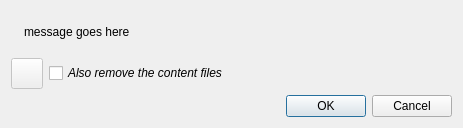
<?xml version="1.0" encoding="UTF-8"?>
<ui version="4.0">
 <class>DeletionConfirmationDialog</class>
 <widget class="QDialog" name="DeletionConfirmationDialog">
  <property name="geometry">
   <rect>
    <x>0</x>
    <y>0</y>
    <width>463</width>
    <height>128</height>
   </rect>
  </property>
  <property name="sizePolicy">
   <sizepolicy hsizetype="MinimumExpanding" vsizetype="MinimumExpanding">
    <horstretch>0</horstretch>
    <verstretch>0</verstretch>
   </sizepolicy>
  </property>
  <property name="windowTitle">
   <string>Remove torrent(s)</string>
  </property>
  <layout class="QVBoxLayout" name="verticalLayout">
   <item>
    <layout class="QHBoxLayout" name="horizontalLayout">
     <item>
      <widget class="QLabel" name="labelWarning">
       <property name="sizePolicy">
        <sizepolicy hsizetype="Preferred" vsizetype="Preferred">
         <horstretch>0</horstretch>
         <verstretch>0</verstretch>
        </sizepolicy>
       </property>
       <property name="text">
        <string/>
       </property>
      </widget>
     </item>
     <item>
      <widget class="QLabel" name="label">
       <property name="sizePolicy">
        <sizepolicy hsizetype="MinimumExpanding" vsizetype="MinimumExpanding">
         <horstretch>0</horstretch>
         <verstretch>0</verstretch>
        </sizepolicy>
       </property>
       <property name="text">
        <string notr="true">message goes here</string>
       </property>
       <property name="alignment">
        <set>Qt::AlignmentFlag::AlignLeading|Qt::AlignmentFlag::AlignLeft|Qt::AlignmentFlag::AlignVCenter</set>
       </property>
       <property name="wordWrap">
        <bool>true</bool>
       </property>
      </widget>
     </item>
    </layout>
   </item>
   <item>
    <layout class="QHBoxLayout" name="horizontalLayout_2">
     <item>
      <widget class="QToolButton" name="rememberBtn">
       <property name="enabled">
        <bool>false</bool>
       </property>
       <property name="toolTip">
        <string>Remember choice</string>
       </property>
       <property name="iconSize">
        <size>
         <width>24</width>
         <height>24</height>
        </size>
       </property>
      </widget>
     </item>
     <item alignment="Qt::AlignmentFlag::AlignVCenter">
      <widget class="QCheckBox" name="checkRemoveContent">
       <property name="sizePolicy">
        <sizepolicy hsizetype="Minimum" vsizetype="Fixed">
         <horstretch>0</horstretch>
         <verstretch>0</verstretch>
        </sizepolicy>
       </property>
       <property name="font">
        <font>
         <italic>true</italic>
        </font>
       </property>
       <property name="text">
        <string>Also remove the content files</string>
       </property>
      </widget>
     </item>
    </layout>
   </item>
   <item>
    <widget class="QDialogButtonBox" name="buttonBox">
     <property name="sizePolicy">
      <sizepolicy hsizetype="Expanding" vsizetype="Minimum">
       <horstretch>0</horstretch>
       <verstretch>0</verstretch>
      </sizepolicy>
     </property>
     <property name="orientation">
      <enum>Qt::Orientation::Horizontal</enum>
     </property>
     <property name="standardButtons">
      <set>QDialogButtonBox::StandardButton::Cancel|QDialogButtonBox::StandardButton::Ok</set>
     </property>
    </widget>
   </item>
  </layout>
 </widget>
 <resources/>
 <connections/>
</ui>
